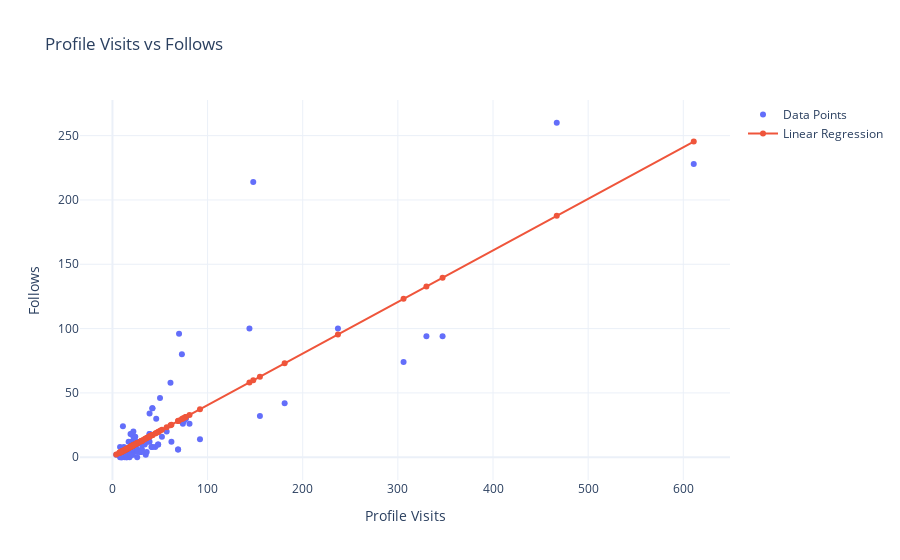

Source (notebook cell):
### Code cell
import plotly.graph_objects as go
import plotly.io as pio

# Assuming df_train is your training DataFrame containing 'Profile Visits' and 'Follows' columns
df_train = df[['Profile Visits', 'Follows']]

# Initialize the linear regression model
model = LinearRegression()

# Split features and target variable
Xtrain = df_train[['Profile Visits']]  # Feature matrix (input)
ytrain = df_train['Follows']            # Target variable (output)

# Fit the model to the training data
model.fit(Xtrain, ytrain)

# Predict the line based on the training data
line = model.predict(Xtrain)

# Create a scatter plot
fig = go.Figure(data=[go.Scatter(x=df['Profile Visits'], y=df['Follows'], mode='markers', name='Data Points')])

# Add the linear regression line to the plot
fig.add_trace(go.Scatter(x=df_train['Profile Visits'], y=line, mode='lines+markers', name='Linear Regression'))

# Customize layout
fig.update_layout(
    title='Profile Visits vs Follows',
    xaxis_title='Profile Visits',
    yaxis_title='Follows',
    showlegend=True
)

# Show the plot
pio.show(fig)

### Figure 1 — Plotly figure (JSON) as saved in the notebook; plotly's stock layout.template omitted (floating-point values rounded to 4 significant figures)
{"data": [{"mode": "markers", "name": "Data Points", "type": "scatter", "x": [35, 48, 62, 23, 8, 9, 26, 12, 36, 31, 29, 15, 8, 20, 181, 17, 16, 21, 77, 10, 9, 11, 144, 14, 10, 19, 69, 11, 19, 9, 57, 13, 11, 24, 81, 4, 7, 14, 18, 8, 330, 21, 19, 32, 19, 21, 14, 30, 39, 42, 31, 20, 12, 22, 306, 13, 26, 16, 15, 15, 39, 21, 8, 45, 50, 37, 25, 347, 26, 48, 16, 26, 17, 52, 22, 41, 155, 12, 22, 20, 23, 25, 17, 16, 21, 77, 10, 14, 30, 39, 42, 31, 14, 10, 19, 69, 11, 19, 9, 38, 42, 92, 75, 21, 26, 39, 74, 467, 24, 70, 22, 46, 61, 237, 73, 20, 34, 148, 611], "y": [2, 10, 12, 8, 0, 2, 0, 6, 4, 6, 4, 0, 2, 4, 42, 6, 2, 2, 30, 0, 0, 24, 100, 2, 4, 6, 6, 6, 2, 2, 20, 2, 4, 8, 26, 2, 2, 4, 0, 2, 94, 8, 18, 10, 4, 4, 4, 4, 18, 38, 10, 12, 4, 4, 74, 0, 6, 6, 0, 6, 12, 10, 8, 8, 46, 12, 10, 94, 6, 10, 6, 4, 12, 16, 12, 8, 32, 8, 16, 6, 10, 10, 6, 2, 2, 30, 0, 4, 4, 18, 38, 10, 2, 4, 6, 6, 6, 2, 2, 14, 8, 14, 28, 18, 12, 34, 26, 260, 16, 96, 20, 30, 58, 100, 80, 18, 10, 214, 228]}, {"mode": "lines+markers", "name": "Linear Regression", "type": "scatter", "x": [35, 48, 62, 23, 8, 9, 26, 12, 36, 31, 29, 15, 8, 20, 181, 17, 16, 21, 77, 10, 9, 11, 144, 14, 10, 19, 69, 11, 19, 9, 57, 13, 11, 24, 81, 4, 7, 14, 18, 8, 330, 21, 19, 32, 19, 21, 14, 30, 39, 42, 31, 20, 12, 22, 306, 13, 26, 16, 15, 15, 39, 21, 8, 45, 50, 37, 25, 347, 26, 48, 16, 26, 17, 52, 22, 41, 155, 12, 22, 20, 23, 25, 17, 16, 21, 77, 10, 14, 30, 39, 42, 31, 14, 10, 19, 69, 11, 19, 9, 38, 42, 92, 75, 21, 26, 39, 74, 467, 24, 70, 22, 46, 61, 237, 73, 20, 34, 148, 611], "y": [14.49, 19.71, 25.32, 9.683, 3.67, 4.071, 10.89, 5.273, 14.89, 12.89, 12.09, 6.476, 3.67, 8.481, 73.02, 7.278, 6.877, 8.881, 31.33, 4.472, 4.071, 4.873, 58.19, 6.075, 4.472, 8.08, 28.12, 4.873, 8.08, 4.071, 23.31, 5.674, 4.873, 10.08, 32.93, 2.066, 3.269, 6.075, 7.679, 3.67, 132.8, 8.881, 8.08, 13.29, 8.08, 8.881, 6.075, 12.49, 16.1, 17.3, 12.89, 8.481, 5.273, 9.282, 123.1, 5.674, 10.89, 6.877, 6.476, 6.476, 16.1, 8.881, 3.67, 18.5, 20.51, 15.3, 10.48, 139.6, 10.89, 19.71, 6.877, 10.89, 7.278, 21.31, 9.282, 16.9, 62.6, 5.273, 9.282, 8.481, 9.683, 10.48, 7.278, 6.877, 8.881, 31.33, 4.472, 6.075, 12.49, 16.1, 17.3, 12.89, 6.075, 4.472, 8.08, 28.12, 4.873, 8.08, 4.071, 15.7, 17.3, 37.34, 30.53, 8.881, 10.89, 16.1, 30.13, 187.7, 10.08, 28.52, 9.282, 18.9, 24.92, 95.47, 29.73, 8.481, 14.09, 59.79, 245.4]}], "layout": {"showlegend": true, "title": {"text": "Profile Visits vs Follows"}, "xaxis": {"title": {"text": "Profile Visits"}}, "yaxis": {"title": {"text": "Follows"}}}}
